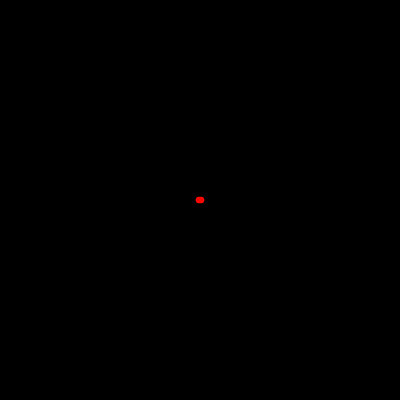
Frame 1 (no input)
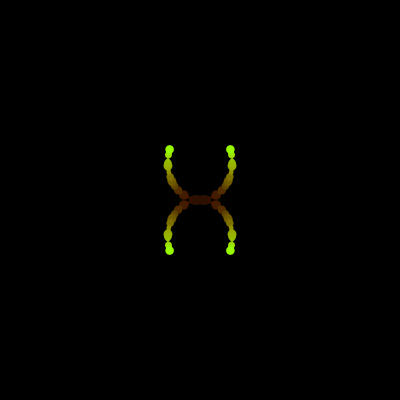
Frame 60 (the mouse pressed at the canvas centre just before this capture)
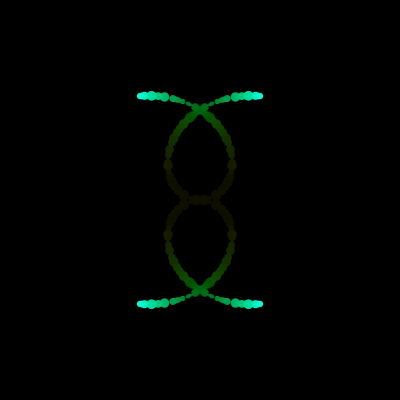
Frame 120 (the mouse held since frame 60 and released just before this capture)

The Processing sketch that drew these frames (run headless with seeded random() and noise(); from frame 60 on, the mouse is pressed at the canvas centre):

// Processing sketch: sketch_170620k
// ── sketch_170620k.pde
float x,y;

void setup(){
  size(400,400); 
  colorMode(HSB);
  background(0);
}
void draw(){
  //background(196);
  noStroke();fill(0,8);
  rect(0,0,width,height);
  
  float a = radians(frameCount);
  float r = frameCount%200;//random(100);//100+100*sin(.8*a);
  float s = random(10);
  
  x = width/2  +r*cos(a);//frameCount%width;
  y = height/2 +r*sin(a);
  //stroke(0);
  fill(frameCount%256,255,255);
  ellipse(x,y,s,s);
  ellipse(width-x,y,s,s);
  ellipse(x,height-y,s,s);
  ellipse(width-x,height-y,s,s);
}
